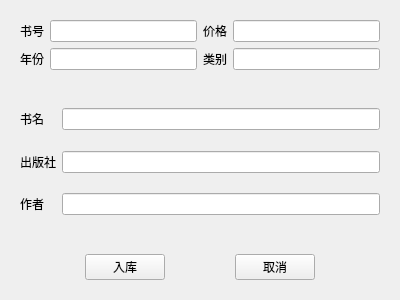
<?xml version="1.0" encoding="UTF-8"?>
<ui version="4.0">
 <class>AddBookWindow</class>
 <widget class="QWidget" name="AddBookWindow">
  <property name="geometry">
   <rect>
    <x>0</x>
    <y>0</y>
    <width>400</width>
    <height>300</height>
   </rect>
  </property>
  <property name="minimumSize">
   <size>
    <width>300</width>
    <height>280</height>
   </size>
  </property>
  <property name="maximumSize">
   <size>
    <width>400</width>
    <height>300</height>
   </size>
  </property>
  <property name="windowTitle">
   <string>Form</string>
  </property>
  <layout class="QVBoxLayout" name="verticalLayout">
   <item>
    <widget class="QWidget" name="widget" native="true">
     <layout class="QGridLayout" name="gridLayout_2">
      <item row="1" column="1">
       <widget class="QLineEdit" name="lineEdit_5"/>
      </item>
      <item row="0" column="0">
       <widget class="QLabel" name="label">
        <property name="text">
         <string>书号</string>
        </property>
       </widget>
      </item>
      <item row="0" column="3">
       <widget class="QLabel" name="label_7">
        <property name="text">
         <string>价格</string>
        </property>
       </widget>
      </item>
      <item row="1" column="0">
       <widget class="QLabel" name="label_5">
        <property name="text">
         <string>年份</string>
        </property>
       </widget>
      </item>
      <item row="1" column="4">
       <widget class="QLineEdit" name="lineEdit_2"/>
      </item>
      <item row="0" column="1">
       <widget class="QLineEdit" name="lineEdit"/>
      </item>
      <item row="0" column="4">
       <widget class="QLineEdit" name="lineEdit_7"/>
      </item>
      <item row="1" column="3">
       <widget class="QLabel" name="label_2">
        <property name="text">
         <string>类别</string>
        </property>
       </widget>
      </item>
     </layout>
    </widget>
   </item>
   <item>
    <widget class="QWidget" name="widget_2" native="true">
     <layout class="QGridLayout" name="gridLayout">
      <item row="2" column="1">
       <spacer name="verticalSpacer">
        <property name="orientation">
         <enum>Qt::Vertical</enum>
        </property>
        <property name="sizeHint" stdset="0">
         <size>
          <width>20</width>
          <height>40</height>
         </size>
        </property>
       </spacer>
      </item>
      <item row="4" column="1">
       <spacer name="verticalSpacer_2">
        <property name="orientation">
         <enum>Qt::Vertical</enum>
        </property>
        <property name="sizeHint" stdset="0">
         <size>
          <width>20</width>
          <height>40</height>
         </size>
        </property>
       </spacer>
      </item>
      <item row="1" column="0">
       <widget class="QLabel" name="label_3">
        <property name="text">
         <string>书名</string>
        </property>
       </widget>
      </item>
      <item row="3" column="1">
       <widget class="QLineEdit" name="lineEdit_4"/>
      </item>
      <item row="5" column="0">
       <widget class="QLabel" name="label_6">
        <property name="text">
         <string>作者</string>
        </property>
       </widget>
      </item>
      <item row="6" column="1">
       <spacer name="verticalSpacer_3">
        <property name="orientation">
         <enum>Qt::Vertical</enum>
        </property>
        <property name="sizeHint" stdset="0">
         <size>
          <width>20</width>
          <height>40</height>
         </size>
        </property>
       </spacer>
      </item>
      <item row="1" column="1">
       <widget class="QLineEdit" name="lineEdit_3"/>
      </item>
      <item row="3" column="0">
       <widget class="QLabel" name="label_4">
        <property name="text">
         <string>出版社</string>
        </property>
       </widget>
      </item>
      <item row="5" column="1">
       <widget class="QLineEdit" name="lineEdit_6"/>
      </item>
      <item row="0" column="1">
       <spacer name="verticalSpacer_4">
        <property name="orientation">
         <enum>Qt::Vertical</enum>
        </property>
        <property name="sizeHint" stdset="0">
         <size>
          <width>20</width>
          <height>40</height>
         </size>
        </property>
       </spacer>
      </item>
     </layout>
    </widget>
   </item>
   <item>
    <widget class="QWidget" name="widget_3" native="true">
     <layout class="QHBoxLayout" name="horizontalLayout">
      <item>
       <spacer name="horizontalSpacer_2">
        <property name="orientation">
         <enum>Qt::Horizontal</enum>
        </property>
        <property name="sizeHint" stdset="0">
         <size>
          <width>40</width>
          <height>20</height>
         </size>
        </property>
       </spacer>
      </item>
      <item>
       <widget class="QPushButton" name="pushButton">
        <property name="text">
         <string>入库</string>
        </property>
       </widget>
      </item>
      <item>
       <spacer name="horizontalSpacer">
        <property name="orientation">
         <enum>Qt::Horizontal</enum>
        </property>
        <property name="sizeHint" stdset="0">
         <size>
          <width>40</width>
          <height>20</height>
         </size>
        </property>
       </spacer>
      </item>
      <item>
       <widget class="QPushButton" name="pushButton_2">
        <property name="text">
         <string>取消</string>
        </property>
       </widget>
      </item>
      <item>
       <spacer name="horizontalSpacer_3">
        <property name="orientation">
         <enum>Qt::Horizontal</enum>
        </property>
        <property name="sizeHint" stdset="0">
         <size>
          <width>40</width>
          <height>20</height>
         </size>
        </property>
       </spacer>
      </item>
     </layout>
    </widget>
   </item>
  </layout>
 </widget>
 <resources/>
 <connections/>
</ui>
